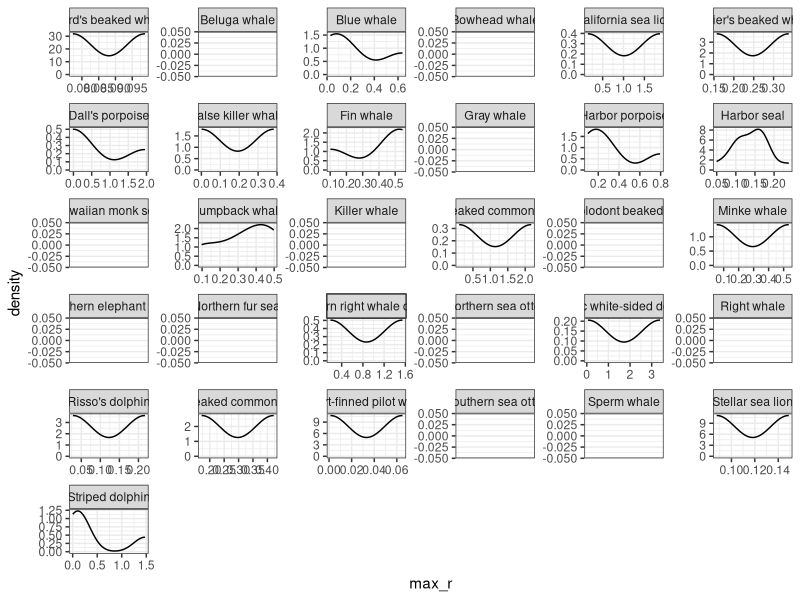

Write R code to recreate this figure.

#### clean working environment #####
rm(list = ls())

#### read in package ####
library(tidyverse)

# set plot directory
plotdir <- "figures"

### read in data ###
data <- read.csv("data/clean_data/U.S_Abundance_Clean.csv")

species_key <- read.csv("data/raw_data/species_key.csv", na = "-") %>%
  rename(us_region = `U.S..region`) %>%
  select(-notes)

growth_rates <- read.csv("data/raw_data/U.S_growth_rates.csv", na = "-")

# clean data

growth_rates_clean <- growth_rates %>%
  select(stock_id, year, abundance, year_diff, abundance_diff, growth_rates_all, growth_rates_annual) %>%
  mutate(abundance = gsub(",","",abundance)) %>%
  mutate(abundance = as.numeric(abundance))

data_all <- left_join(data, growth_rates_clean, by = c("stock_id", "year","abundance"), relationship = "many-to-many") %>%
  select(stock, stock_id, common_name, scientific_name, survey_method, abundance_units, year, abundance, year_diff, abundance_diff, growth_rates_all, growth_rates_annual) %>%
  filter(!is.na(growth_rates_annual))

max_r <- data_all %>%
  group_by(common_name, stock_id, survey_method) %>%
  summarise(max_r = max(growth_rates_annual))

ggplot(max_r, aes(x = max_r)) +
  geom_density() +
  facet_wrap(.~common_name, scales = "free") +
  theme_bw()
  
  
  
  
  